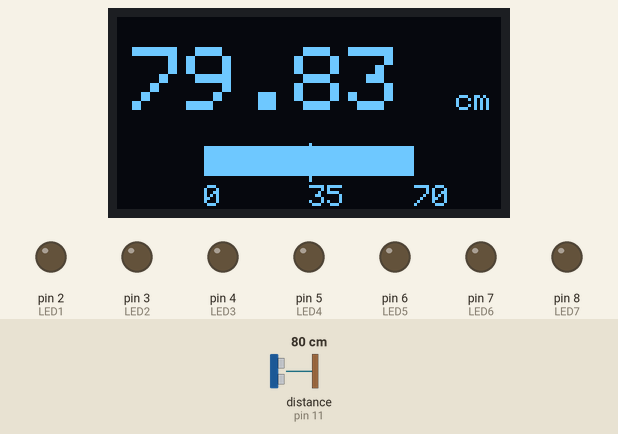
The sketch below on a simulated Arduino Uno, built with avr-gcc and run on an emulated ATmega328P. On the bench: 128×64 one-colour display, output pins drawn as LEDs (lit = HIGH). Wiring (inferred from the names in the program): ultrasonic range finder: trigger pin 12; echo pin 11. The inputs (shaded band) are chosen by the test bench; at power-on: distance to the obstacle (sensor on pin 11) 80 cm. The echo pulse lasts 58.3 µs per cm; the display library's start-up logo is not drawn; pins used as bus, display or sensor lines are not drawn.

Above: at 1.4 s.
1.5 s: distance to the obstacle (sensor on pin 11) set to 2 cm
At 2.6 s:
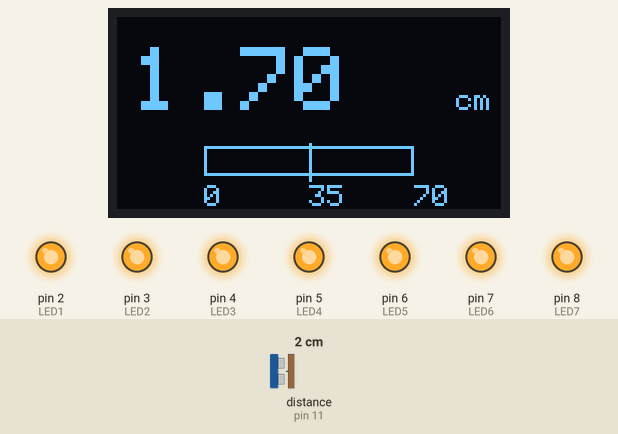
3.3 s: distance to the obstacle (sensor on pin 11) set to 18 cm
At 4.7 s:
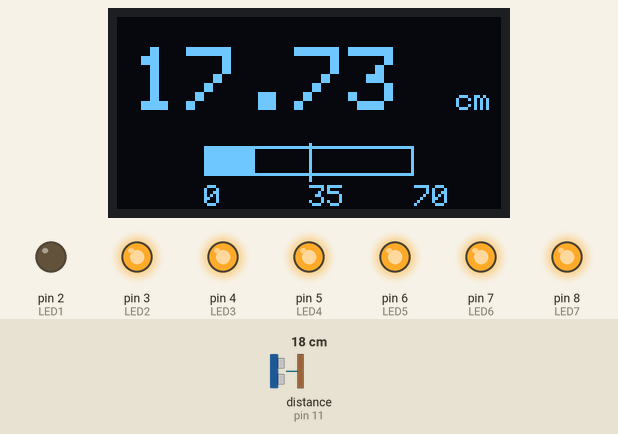
5.0 s: distance to the obstacle (sensor on pin 11) set to 35 cm
At 6.2 s:
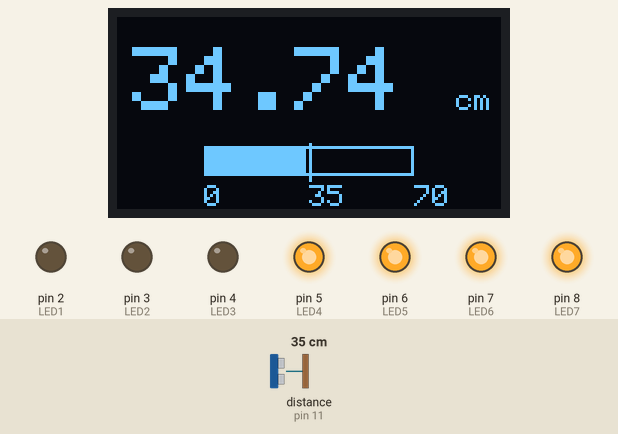
6.7 s: distance to the obstacle (sensor on pin 11) set to 60 cm
At 8.1 s:
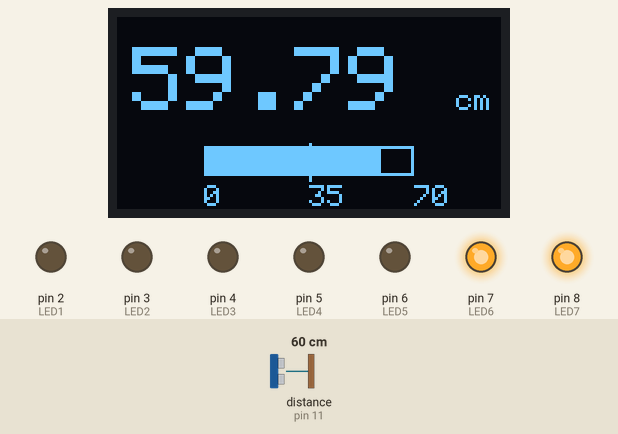
Timing chart, 0 to 9.5 s (numbered marks = the images above; inputs shaded):
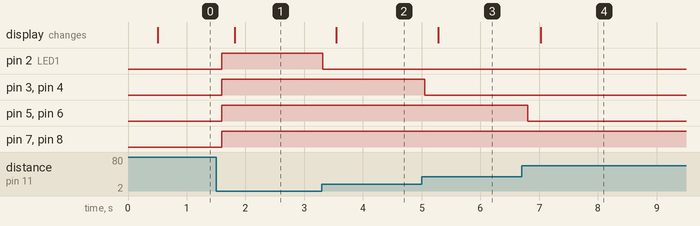

The sketch:

matura_koncana1.ino
```cpp
#include <SPI.h>
#include <Wire.h>
#include <Adafruit_GFX.h>
#include <Adafruit_SSD1306.h>
#define SCREEN_WIDTH 128
#define SCREEN_HEIGHT 64
#define OLED_RESET -1
#define trigPin 12
#define echoPin 11
Adafruit_SSD1306 display(SCREEN_WIDTH, SCREEN_HEIGHT, &Wire, OLED_RESET);
const int LED1 = 2;
const int LED2 = 3;
const int LED3 = 4;
const int LED4 = 5;
const int LED5 = 6;
const int LED6 = 7;
const int LED7 = 8;
float duration;
float distance;
void setup() {
  Serial.begin(9600);
  pinMode(trigPin, OUTPUT);
  pinMode(echoPin, INPUT);
  if(!display.begin(SSD1306_SWITCHCAPVCC, 0x3C)) {
    Serial.println(F("SSD1306 allocation failed"));
    for(;;);
}

  display.display();
  delay(200);
  display.clearDisplay();
   pinMode(trigPin , OUTPUT);
  pinMode(echoPin , INPUT);


  pinMode(LED1 , OUTPUT);
  pinMode(LED2 , OUTPUT);
  pinMode(LED3 , OUTPUT);
  pinMode(LED4 , OUTPUT);
  pinMode(LED5 , OUTPUT);
  pinMode(LED6 , OUTPUT);
  pinMode(LED7 , OUTPUT);
  int duration = 0;
  int distance = 0;
}
void loop(){
  display.clearDisplay();
  drawGraph();
  drawText();
  LED();
 display.display();
 delay(200);
}

void drawGraph(){
  float graph = distanceInCM();
  if (graph >= 70){
    graph = 70;
  }
  display.drawRect(29,43,70,10,WHITE);
  display.fillRect(29,43,graph,10,WHITE);
  display.drawLine(64,42,64,54,WHITE);
  display.setTextSize(1);
  display.setCursor(29,56);
  display.println("0");
  display.setCursor(64,56);
  display.println("35");
  display.setCursor(99,56);
  display.println("70");


}
float distanceInCM(){
  float distance_cm;
  digitalWrite(trigPin, LOW);
  delayMicroseconds(2);
  digitalWrite(trigPin, HIGH);
  delayMicroseconds(10);
  digitalWrite(trigPin, LOW);
  duration = pulseIn(echoPin, HIGH);
  distance_cm = (duration/2) / 29.1;
return(distance_cm);

}
 void drawText(){
  display.setTextSize(3);
  display.setTextColor(WHITE);
  display.setCursor(5,10);
  display.println(distanceInCM());
  display.setCursor(113,24);
  display.setTextSize(1);
  display.println("cm");
}

void LED(){
  digitalWrite(trigPin, LOW);
  delayMicroseconds(2);
  digitalWrite(trigPin, HIGH);
  delayMicroseconds(10);
  digitalWrite(trigPin, LOW);
  duration = pulseIn(echoPin, HIGH);
  distance = duration/58.2;
  if ( distance <= 10 )
  {
    digitalWrite(LED1, HIGH);
  }
  else
  {
    digitalWrite(LED1, LOW);
  }
  if ( distance <= 20 )
  {
    digitalWrite(LED2, HIGH);
  }
  else
  {
    digitalWrite(LED2, LOW);
  }
  if ( distance <= 30 )
  {
    digitalWrite(LED3, HIGH);
  }
  else
  {
    digitalWrite(LED3, LOW);
  }
  if ( distance <= 40 )
  {
    digitalWrite(LED4, HIGH);
  }
  else
  {
    digitalWrite(LED4, LOW);
  }
  if ( distance <= 50 )
  {
    digitalWrite(LED5, HIGH);
  }
  else
  {
    digitalWrite(LED5, LOW);
  }
  if ( distance <= 60 )
  {
    digitalWrite(LED6, HIGH);
  }
  else
  {
    digitalWrite(LED6, LOW);
  }
  if ( distance <= 70 )
  {
    digitalWrite(LED7, HIGH);
  }
  else
  {
    digitalWrite(LED7, LOW);
  }
  delay(200);
}
```

Measured:
- after the input at 1.5 s, pin 2 (LED1), pin 3 (LED2), pin 4 (LED3), pin 5 (LED4), pin 6 (LED5): LOW → HIGH after 0.09 s; pin 7 (LED6), pin 8 (LED7): LOW → HIGH after 0.10 s; the display: changes after 0.32 s (image 1)
- after the input at 3.3 s, pin 2 (LED1): HIGH → LOW at once; the display: changes after 0.24 s (image 2)
- after the input at 5.0 s, pin 3 (LED2), pin 4 (LED3): HIGH → LOW after 0.05 s; the display: changes after 0.28 s (image 3)
- after the input at 6.7 s, pin 5 (LED4), pin 6 (LED5): HIGH → LOW after 0.10 s; the display: changes after 0.33 s (image 4)
